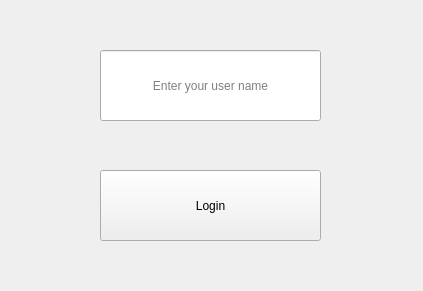
<?xml version="1.0" encoding="UTF-8"?>
<ui version="4.0">
 <class>Login</class>
 <widget class="QWidget" name="Login">
  <property name="geometry">
   <rect>
    <x>0</x>
    <y>0</y>
    <width>423</width>
    <height>291</height>
   </rect>
  </property>
  <property name="windowTitle">
   <string>Login</string>
  </property>
  <widget class="QPushButton" name="loginButton">
   <property name="geometry">
    <rect>
     <x>100</x>
     <y>170</y>
     <width>221</width>
     <height>71</height>
    </rect>
   </property>
   <property name="focusPolicy">
    <enum>Qt::ClickFocus</enum>
   </property>
   <property name="text">
    <string>Login</string>
   </property>
  </widget>
  <widget class="QLineEdit" name="usernameField">
   <property name="geometry">
    <rect>
     <x>100</x>
     <y>50</y>
     <width>221</width>
     <height>71</height>
    </rect>
   </property>
   <property name="alignment">
    <set>Qt::AlignCenter</set>
   </property>
   <property name="placeholderText">
    <string>Enter your user name</string>
   </property>
  </widget>
 </widget>
 <resources/>
 <connections/>
</ui>
